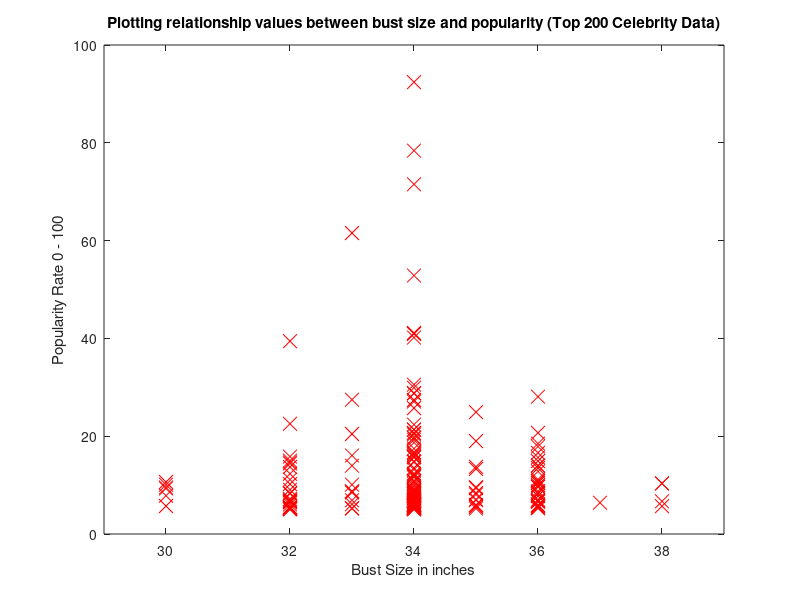

Reproduce this figure in MATLAB.
data = load('trainingBustTop.txt');
X = data(:, 1);
y = data(:, 2);
m = length(y); % number of training examples
plot(X, y, 'rx', 'MarkerSize', 10); % Plot the data
ylabel('Popularity Rate 0 - 100'); % Set the y−axis label
xlabel('Bust Size in inches'); % Set the x−axis labe
xlim([min(X)-1 max(X)+1])
title ("Top 200 Celebrity Data");
title ("Plotting relationship values between bust size and popularity (Top 200 Celebrity Data)");
